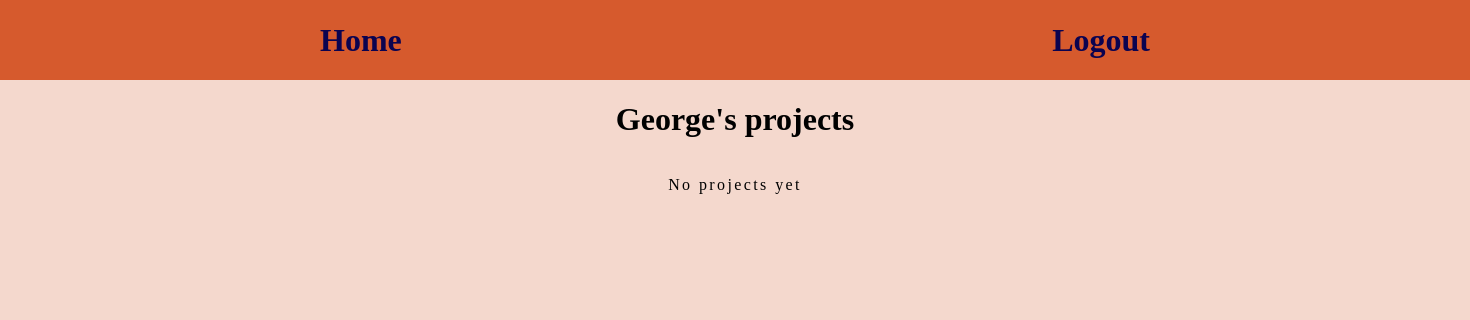
Page / (signed in) on the earlier database version.
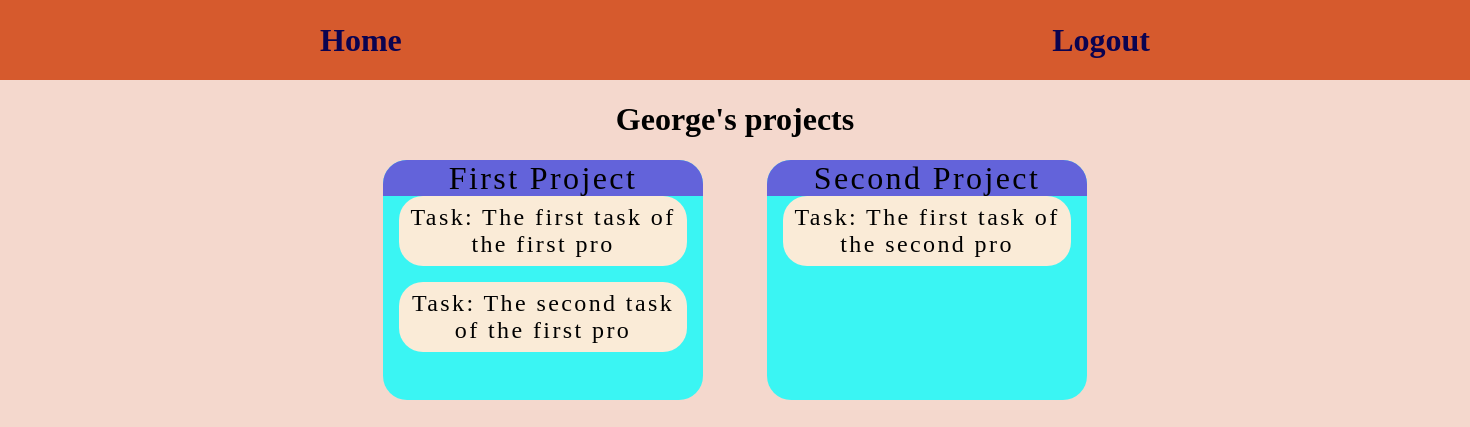
Same page on the later database version.
### tasks/models.py (models this page shows, shortened)
class Project(models.Model):
    ACTIVE = 'AC'
    DONE = 'DN'
    STATUS_CHOICES = [
        (ACTIVE, 'Active'),
        (DONE, 'Done'),
    ]
    title = models.CharField(max_length=50)
    user = models.ForeignKey(User, on_delete=models.CASCADE, related_name='projects')
    timestamp = models.DateTimeField(auto_now_add=True)
    status = models.CharField(max_length=2, choices=STATUS_CHOICES, default=ACTIVE)

class Task(models.Model):
    project = models.ForeignKey(Project, on_delete=models.CASCADE, related_name='tasks')
    text = models.TextField()

### tasks/views.py (the view)
# urls.py: 2. Add a URL to urlpatterns:  path('', views.home, name='home')
@login_required
def home(request):
    projects = request.user.projects.all()
    context = {'projects': projects}
    return render(request, 'tasks/home.html', context)

### tasks/templates/tasks/home.html (shortened to what this page needs)
{% extends 'tasks/base.html' %}
{% load static %}
{% block content %}
    <link rel="stylesheet" href="{% static 'css/home.css' %}">
    <link rel="stylesheet" href="https://cdnjs.cloudflare.com/ajax/libs/font-awesome/6.2.1/css/all.min.css">
    <h1>{{ user.username }}'s projects</h1>
    <div id="projects">
        {% if projects %}
            {% for project in projects %}
                <div class="project">
                    <div class="project-title">
                        <div class="title-text">{{ project.title }}</div>
                    </div>
                    <div class="tasks">
                        {% if project.tasks %}
                            {% for task in project.tasks.all %}
                                <div class="task">Task: {{ task.text }}</div>
                            {% endfor %}
                        {% else %}
                            <p>No tasks yet for this project</p>
                        {% endif %}
                    </div>
                </div>
            {% endfor %}
        {% else %}
            <p>No projects yet</p>
    {% endif %}
    </div>
{% endblock %}

Differences in the rows shown:
added Project: title "First Project"
added Task: text "The first task of the first pro", shown under "First Project"
added Task: text "The second task of the first pro", shown under "First Project"
added Project: title "Second Project"
added Task: text "The first task of the second pro", shown under "Second Project"
Other differences:
text no longer shown: "No projects yet"
